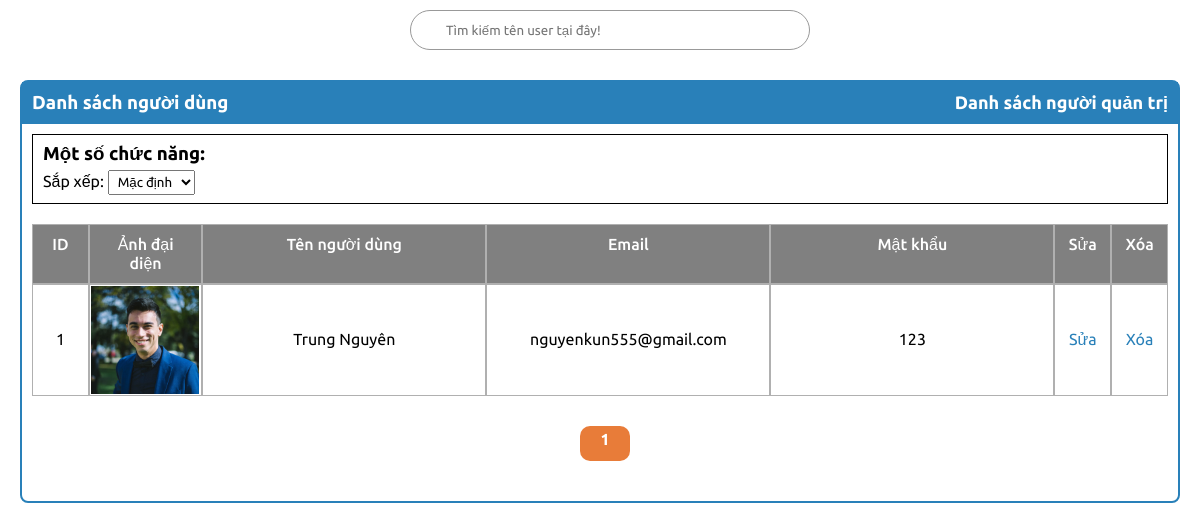
Screenshot of /admin/user.php (signed in) with the database file from the repository.
### tables this page shows
CREATE TABLE `user_form` (
  `id` int(100) NOT NULL,
  `name` varchar(100) NOT NULL,
  `email` varchar(100) NOT NULL,
  `password` varchar(100) NOT NULL,
  `image` varchar(100) NOT NULL
);

### admin/user.php (the view, shortened to what this page needs)
<?php
include '../JDBC/config.php';
$sxCondition = "";
$sortParam = "";
$search = isset($_GET['name']) ? $_GET['name'] : "";
$per_page = !empty($_GET['per_page']) ? $_GET['per_page'] : 10;
$defaultPage = !empty($_GET['page']) ? $_GET['page'] : 1;
$offset = ($defaultPage - 1) * $per_page;
if ($search) {
    $selectMain = mysqli_query($conn, "SELECT * FROM `user_form` WHERE `name` LIKE '%" . $search . "%' " . $sxCondition . " LIMIT " . $per_page . " OFFSET " . $offset) or die('query failed');
    $totalPro = mysqli_query($conn, "SELECT * FROM `user_form` WHERE `name` LIKE '%" . $search . "%'");
} else {
    $selectMain = mysqli_query($conn, "SELECT * FROM `user_form` " . $sxCondition . " LIMIT " . $per_page . " OFFSET " . $offset) or die('query failed');
}
?>
<!DOCTYPE html>
<html lang="en">
<head>
    <link rel="stylesheet" href="../CSS/adminCSS.css">
</head>
<body>
    <div class="contai">
        <div class="main">
            <div class="top">
                <div class="small-menu">
                </div>
                <div class="search">
                    <form method="get">
                        <input type="text" placeholder="Tìm kiếm tên user tại đây!" name="name" value="<?= isset($_GET['name']) ? $_GET['name'] : "" ?>">
                    </form>
                </div>
                <div class="user">
                    <ion-icon name="person-circle-outline"></ion-icon>
                </div>
            </div>
            <div class="content-main">
                <div class="content-box">
                    <div class="content-box-title">
                        <h3>Danh sách người dùng</h3>
                        <a href="adminAcc.php" title="Ấn vào để sang trang quản trị tài khoản!">Danh sách người quản trị</a>
                    </div>
                    <div class="content-box-main">
                        <div class="content-box-menu">
                            <h3>Một số chức năng: </h3>
                            <div class="cbm-main">
                                <div class="cbm-text-1">
                                    <label for="">Sắp xếp: </label>
                                    <select class="sort-box" onchange="this.options[this.selectedIndex].value && (window.location = this.options[this.selectedIndex].value);">
                                        <option <?php if (isset($_GET['field']) && $_GET['field'] == '' && isset($_GET['sort']) && $_GET['sort'] == '') { ?> selected <?php } ?> value="?<?= $sortParam ?>">Mặc định</option>
                                    </select>
                                </div>
                            </div>
                        </div>
                        <div class="content-box-pro">
                            <div class="content-box-pro-title">
                                <div class="cbpt-text">
                                    <span>ID</span>
                                </div>
                                <div class="cbpt-text">
                                    <span>Ảnh đại diện</span>
                                </div>
                                <div class="cbpt-text ct-1">
                                    <span>Tên người dùng</span>
                                </div>
                                <div class="cbpt-text">
                                    <span>Email</span>
                                </div>
                                <div class="cbpt-text">
                                    <span>Mật khẩu</span>
                                </div>
                                <div class="cbpt-text">
                                    <span>Sửa</span>
                                </div>
                                <div class="cbpt-text">
                                    <span>Xóa</span>
                                </div>
                            </div>
                            <?php
                            if (mysqli_num_rows($selectMain) > 0) {
                                while ($fetch = mysqli_fetch_assoc($selectMain)) {
                            ?>
                                    <div class="content-box-pro-main">
                                        <div class="content-box-pro-1">
                                            <div class="cbp-content">
                                                <span><?php echo $fetch['id']; ?></span>
                                            </div>
                                        </div>
                                        <div class="content-box-pro-2">
                                            <div class="cbp-content">
                                                <img src="../uploaded_img/<?= (!empty($fetch['image']) ? $fetch['image'] : "default-avatar.png") ?>" alt="" height="108px">
                                            </div>
                                        </div>
                                        <div class="content-box-pro-3 cbp-1">
                                            <div class="cbp-content">
                                                <span><?php echo $fetch['name']; ?></span>
                                            </div>
                                        </div>
                                        <div class="content-box-pro-4">
                                            <div class="cbp-content">
                                                <span><?php echo $fetch['email']; ?></span>
                                            </div>
                                        </div>
                                        <div class="content-box-pro-5">
                                            <div class="cbp-content">
                                                <span><?php echo $fetch['password']; ?></span>
                                            </div>
                                        </div>
                                        <div class="content-box-pro-7">
                                            <div class="cbp-content">
                                                <a href="addProduct.php?id=<?php echo $fetch['id']; ?>">Sửa</a>
                                            </div>
                                        </div>
                                        <div class="content-box-pro-6">
                                            <div class="cbp-content">
                                                <a href="user.php?remove=<?php echo $fetch['id']; ?>" onclick="return confirm('Bạn muốn xóa tài khoản này?')">Xóa</a>
                                            </div>
                                        </div>
                                    </div>
                            <?php
                                }
                            };
                            ?>
                        </div>
                        <?php
                        include '../product/page.php';
                        ?>
                    </div>
                </div>
            </div>
        </div>
    </div>
</body>
</html>

### rows the page displays
user_form: id "1", image (picture), name "Trung Nguyên", email "nguyenkun555@gmail.com", password "123"
